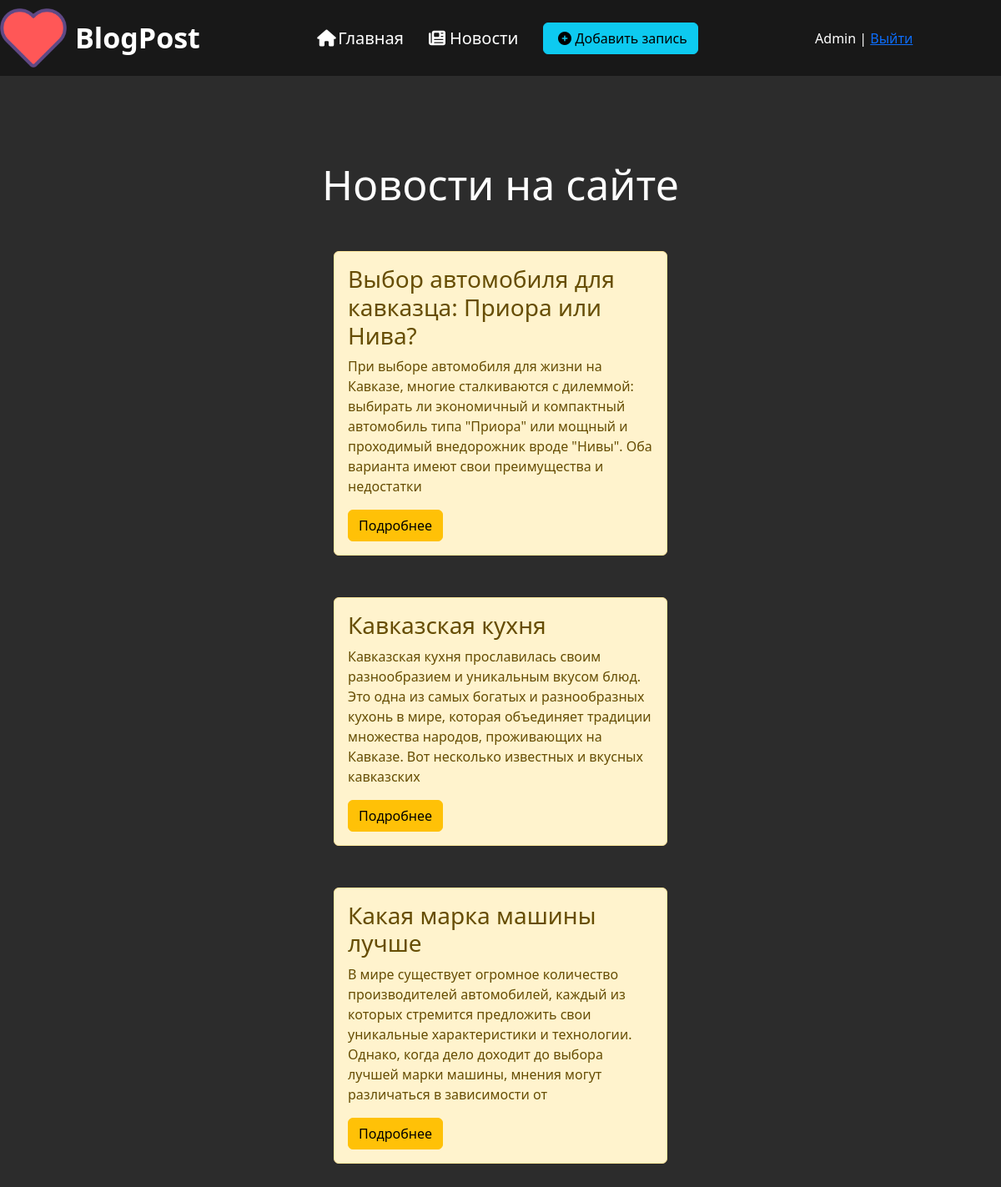
/blogs (signed in), run on the app's committed database.
### blog/models.py (models this page shows, shortened)
class Articles(models.Model):
	author = models.ForeignKey(User, on_delete=models.CASCADE, verbose_name='Автор', null=True, blank=True)
	title = models.CharField('Название', max_length=50)
	anons = models.CharField('Анонс', max_length=250)
	full_text = models.TextField('Блог')
	image = models.ImageField('Изображение', null=True, blank=True, upload_to='images/')
	date = models.DateTimeField('Дата публикации')
	class Meta:
		verbose_name = 'Блог'
		verbose_name_plural = 'Блоги'

### blog/views.py (the view)
# urls.py: path('blogs', views.blogs_home, name='blogs_home'),
def blogs_home(request):
	blogs = Articles.objects.order_by('-date')
	return render(request, 'blog/blogs_home.html', {'blogs' : blogs})

### blog/templates/blog/blogs_home.html (shortened to what this page needs)
{% extends 'blog/layout.html' %}
{% block content %}
	<div class="features">
		<div class="container">
			<h1>Новости на сайте</h1>
			{% if blogs %}
				{% for el in blogs %}
					<div class="alert alert-warning">
						<h3>{{ el.title }}</h3>
						<p>{{ el.anons }}</p>
						<a href="{% url 'blog-detail' el.id %}" class="btn btn-warning">Подробнее</a>
					</div>
				{% endfor %}
			{% else %}
				<p>У вас нет записей!</p>
			{% endif %}
		</div>
	</div>
{% endblock %}

### blog/templates/blog/layout.html (shortened to what this page needs)
{% load static %}
<!DOCTYPE html>
<html lang="en">
<head>
	<link rel="stylesheet" href="https://cdn.jsdelivr.net/npm/bootstrap@5.3.2/dist/css/bootstrap.min.css">
	<link rel="stylesheet" href="{% static 'blog/css/main.css' %}">
</head>
<body>
	<aside>
		<div class="bookmarks">
			<div class="container">
				<div class="nav">
					<div class="logo">
						<img src="{% static 'blog/img/02.png' %}" alt="logo">
						<span>BlogPost</span>
					</div>
					<div class="list">
					<a href="{% url 'home' %}"><li><i class="fa-solid fa-house"></i>Главная</li></a>
					<a href="{% url 'blogs_home' %}"></i><li><i class="fa-solid fa-newspaper"></i>Новости</li></a>
					{% if user.is_authenticated %}
						<a href="{% url 'create' %}"><li><button class="btn btn-info"><i class="fas fa-plus-circle"></i>Добавить запись</button></li></a>
					{% endif %}
					</div>
						{% if user.is_authenticated %}
							<p>{{ user.first_name }} | <a href="{% url 'logout' %}">Выйти</a></p>
						{% else %}
							<p><a href="{% url 'sign-up' %}">Зарегистрироваться</a> | <a href="{% url 'login' %}">Войти</a></p>
						{% endif %}
					</div>
			</div>
		</div>
	</aside>
	<main>
		{% block content %}
		{% endblock %}
	</main>
</body>
</html>

### blog/static/blog/css/main.css (style rules this page uses)
body { background: #2c2c2c; }
.container { max-width: 1230px; margin: 0 auto; padding: 0; }
.bookmarks { padding: 10px 0; background: #181818; display: flex; }
.bookmarks p { margin-bottom: 0; }
.nav { display: flex; align-items: center; justify-content: space-between; color: #fff; }
.nav p { width: 222.95px; }
.logo { display: flex; align-items: center; }
.logo img { width: 80px; }
.logo span { font-weight: bold; font-size: 34px; margin-left: 10px; }
.list { display: flex; align-items: center; column-gap: 30px; }
.list a { font-size: 20px; color:#fff; justify-content: center; text-decoration: none; }
.list i { width: 25px; }
main .features { margin: auto; color: #fff; padding: 100px 0; text-align: center; }
main .features h1 { font-size: 50px; }
.alert-warning { width: 400px; margin: 50px auto; text-align: left; }

### data on the page
Articles: title "Выбор автомобиля для кавказца: Приора или Нива?", anons "При выборе автомобиля для жизни на Кавказе, многие сталкиваются с дилеммой: выбирать ли экономичный и компактный автомобиль типа \"Приора\" или мощный и проходимый внедорожник вроде \"Нивы\". Оба варианта имеют свои преимущества и недостатки"
Articles: title "Кавказская кухня", anons "Кавказская кухня прославилась своим разнообразием и уникальным вкусом блюд. Это одна из самых богатых и разнообразных кухонь в мире, которая объединяет традиции множества народов, проживающих на Кавказе. Вот несколько известных и вкусных кавказских"
Articles: title "Какая марка машины лучше", anons "В мире существует огромное количество производителей автомобилей, каждый из которых стремится предложить свои уникальные характеристики и технологии. Однако, когда дело доходит до выбора лучшей марки машины, мнения могут различаться в зависимости от"

### other printed values
{{ user.first_name }} "Admin"
